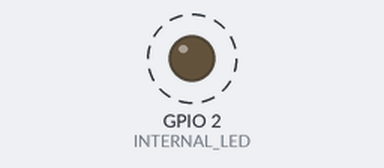
The program below on a simulated ESP32. On the bench: output pins drawn as LEDs (lit = HIGH). Dashed ring = blinking. What the program prints to the serial monitor is not drawn.

Above: at 0.5 s.
Timing chart, 0 to 4.6 s (numbered marks = the images above):
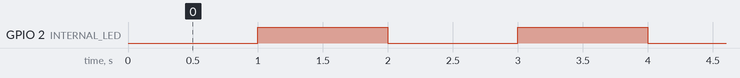

Measured:
- by itself, GPIO 2 (INTERNAL_LED): alternates HIGH for 1.0 s and LOW for 1.0 s

The program:

main.cpp
```cpp
/**
 * This blinks the LED using a timer whilst schedules 2 tasks on the same core.
 * Provides a simple example for RTOS on the ESP32.
 */

#include <Arduino.h>
#include <TimerInterrupt_Generic.h>

#define INTERNAL_LED 2

// The ESP32 has 4 times. Use the first one.
ESP32Timer ITimer(0);

void loop2(void *pvParameters);

bool timerHandler(void *timerNo)
{
    static bool ledState = false;

    ledState = !ledState;
    digitalWrite(INTERNAL_LED, ledState);

    return true;
}

void setup()
{
    Serial.begin(115200);

    if (!ITimer.attachInterruptInterval(1000000, timerHandler))
    {
        Serial.println("Failed to attach interrupt handler");
        while (1)
        {
            delay(10);
        }
    }
    Serial.println("Timer attached");

    pinMode(INTERNAL_LED, OUTPUT);
    digitalWrite(INTERNAL_LED, LOW);

    // Pin to core 0 to reserve core 1 for WiFi tasks
    xTaskCreatePinnedToCore(
        loop2,   /* Function to implement the task */
        "loop2", /* Name of the task */
        1000,    /* Stack size in words */
        NULL,    /* Task input parameter */
        0,       /* Priority of the task */
        NULL,    /* Task handle. */
        0);      /* Core where the task should run */
}

void loop()
{
    Serial.println("Hello World from loop()!");
    delay(2000);
}

void loop2(void *pvParameters)
{
    while (1)
    {
        Serial.println("Hello World from loop2()!");
        delay(4000);
    }
}
```
